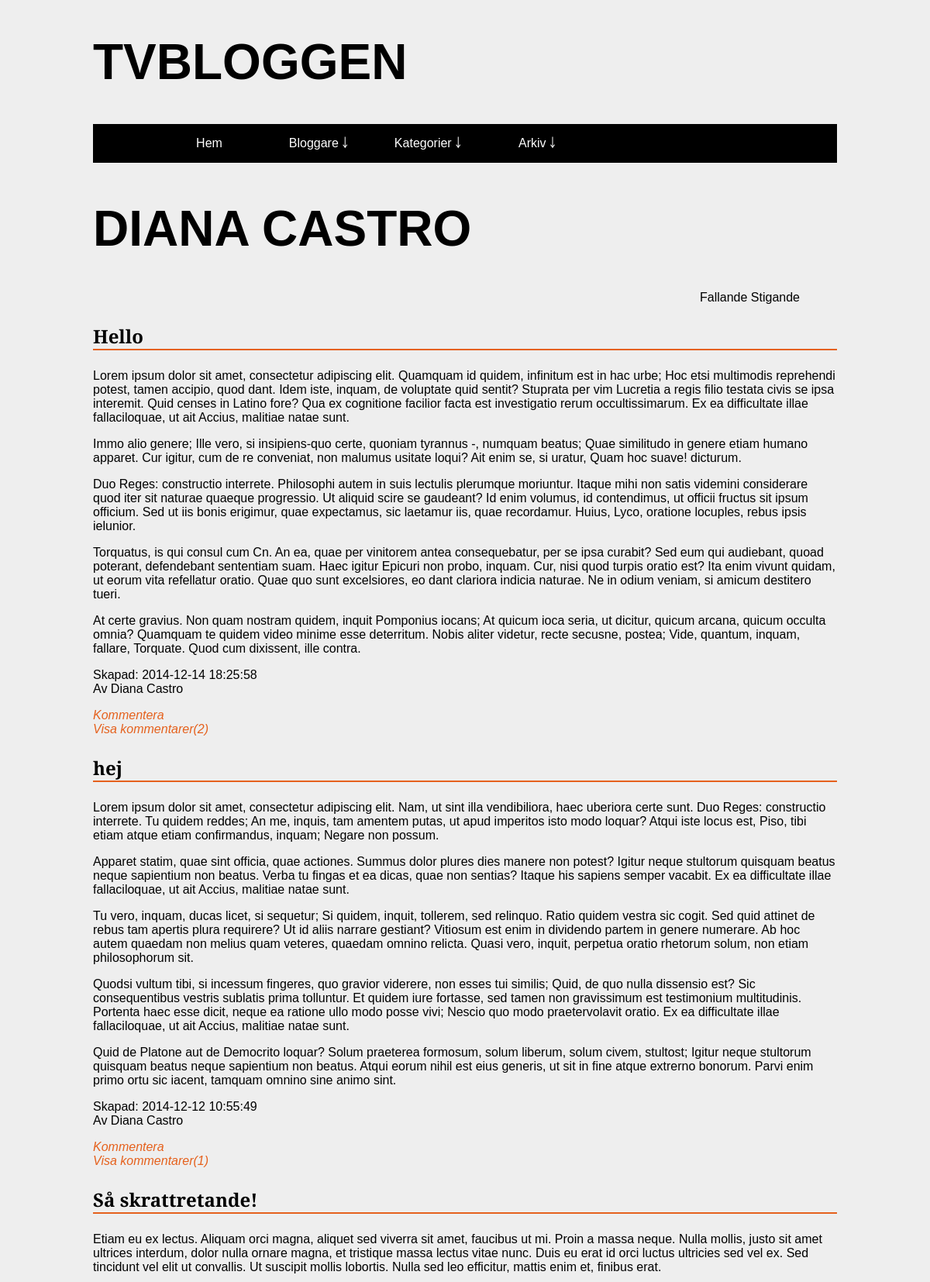
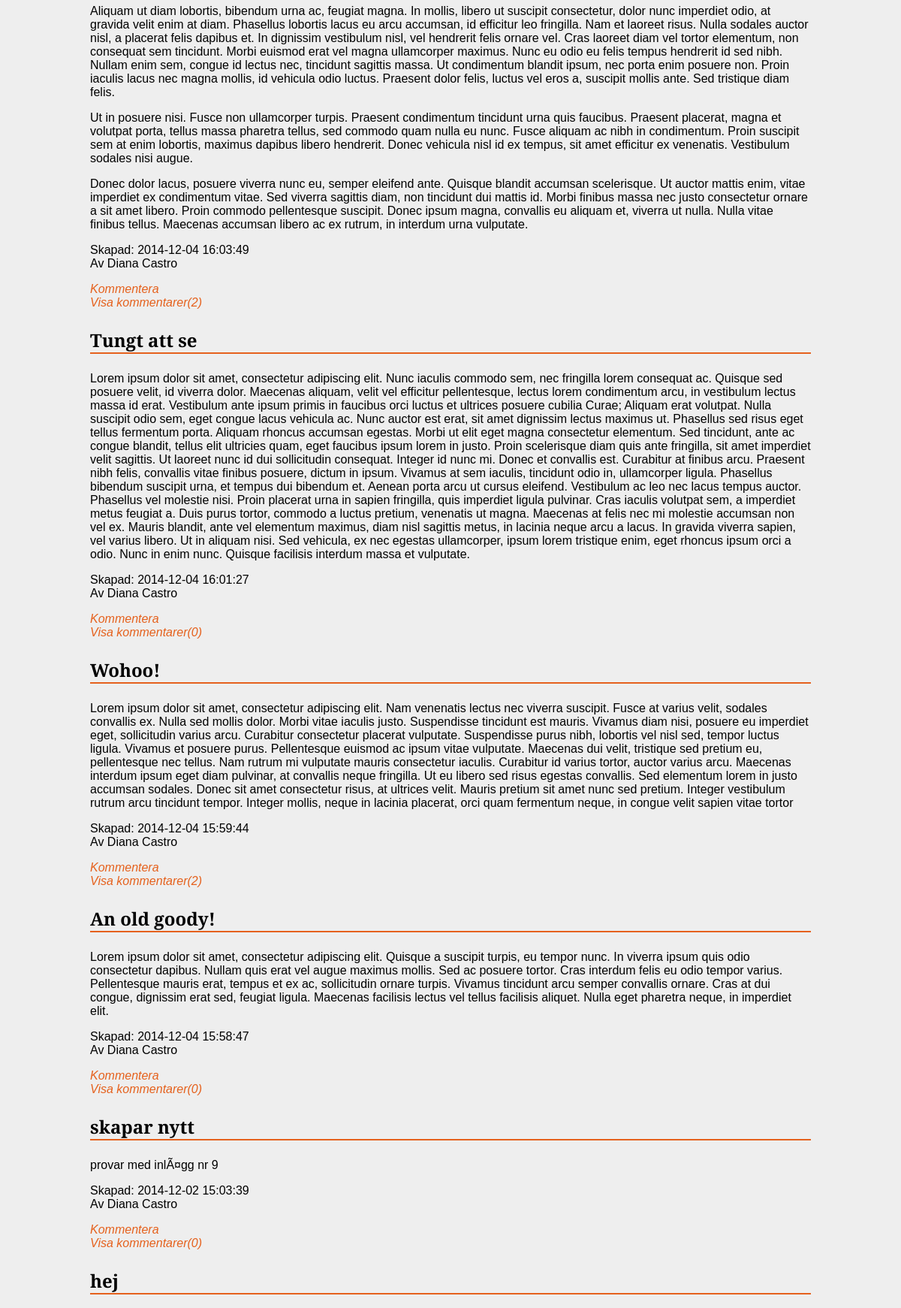
The app's page /bloggers.php?blog=1&desc (upper part) with its own data (2 pictures, top to bottom).
### tables this page shows
CREATE TABLE IF NOT EXISTS `users` (
`user_id` int(11) NOT NULL,
  `first_name` varchar(30) NOT NULL,
  `last_name` varchar(30) NOT NULL,
  `email` varchar(255) NOT NULL,
  `password` varchar(30) NOT NULL,
  `website` varchar(255) NOT NULL
);

CREATE TABLE IF NOT EXISTS `blogposts` (
`post_id` int(11) NOT NULL,
  `user_id` int(11) NOT NULL,
  `post_title` varchar(255) NOT NULL,
  `post_text` text NOT NULL,
  `published_time` timestamp NOT NULL DEFAULT CURRENT_TIMESTAMP,
  `category_id` int(11) NOT NULL,
  `published` tinyint(1) NOT NULL
);

### includes/functions.php (the view, shortened to what this page needs)
<?php
	function getPosts($db_connect, $query) {
		$result = $db_connect->query($query);
		while($row = $result->fetch_assoc()) {
			?>
			<div class="blogcat_post">
				<h3><? echo "{$row['post_title']}"; ?></h3>
				<p><? echo "{$row['post_text']}"; ?></p>
				<p>Skapad: <? echo "{$row['published_time']}"; ?><br />
					Av <? echo "{$row['first_name']} " . "{$row['last_name']}"; ?></p>
				<a href="show_post.php?post=<? echo "{$row['post_id']}"; ?>">Kommentera</a><br />
				<a href="show_post.php?post=<? echo "{$row['post_id']}"; ?>">Visa kommentarer(<? echo "{$row['commentCount']}"?>)</a>
			</div>
			<?php
		}
	}
?>

### bloggers.php (shortened to what this page needs)
<?php
	include "includes/db_connect.php";
	require "includes/functions.php";
?>
<!DOCTYPE html>
<html>
<head>
	<link rel="stylesheet" href="css/style.css" type="text/css" />
</head>
	<body>
		<div id="wrapper">
			<?php include "includes/header2.php"; ?>
			<?php
				$blog = $_GET['blog'];
				$query2="SELECT first_name, last_name
					FROM users
					WHERE users.user_id = '$blog'
					";
				$result2 = $db_connect->query($query2);
				$row2 = $result2->fetch_assoc();
				?>
				<h1><? echo "{$row2['first_name']} " . "{$row2['last_name']}"; ?></h1>
				<div class="pagination">
					<a href="bloggers.php?blog=<? echo "$blog"; ?>&desc">Fallande</a>
					<a href="bloggers.php?blog=<? echo "$blog"; ?>&asc">Stigande</a>
				</div>
				<div class="blogcat">
					<?php
					if (isset($_GET["blog"]) && isset($_GET["desc"])) {
						$query = "SELECT
							blogposts.*,
							users.*,
							categories.*,
							COUNT(comments.comment_id) AS commentCount
							FROM blogposts
							LEFT JOIN comments ON blogposts.post_id = comments.post_id
							LEFT JOIN categories ON blogposts.category_id = categories.category_id
							LEFT JOIN users ON blogposts.user_id = users.user_id
							WHERE users.user_id = '$blog' AND blogposts.published = '1'
							GROUP BY blogposts.post_id
							ORDER BY blogposts.published_time DESC
							";
						getPosts($db_connect, $query);
					}
					?>
				</div>
		</div>
	</body>
</html>

### css/style.css (style rules this page uses)
html { font-family: sans-serif; -ms-text-size-adjust: 100%; -webkit-text-size-adjust: 100%; }
body { margin: 0; }
a { background: transparent; }
h1 { font-size: 2em; margin: 0.67em 0; }
body { background-color: #eeeeee; font-family: "Merriweather Sans", sans-serif; }
a { color: black; text-decoration: none; }
#wrapper { font-size: 1em; margin: 0 auto; max-width: 80%; }
#wrapper h1 { font-family: "tranquila_DEMO", sans-serif; font-size: 4em; text-transform: uppercase; }
#wrapper h3 { font-size: 1.5em; border-bottom: 2px solid #e5611d; }
.pagination { display: block; text-align: center; }
.pagination a { color: black; }
.blogcat .blogcat_post a { color: #e5611d; font-style: italic; }
@media screen and (min-width: 1024px) { #wrapper .pagination { padding-right: 5%; text-align: right; } }

### records on screen
users: first_name "DIANA", last_name "CASTRO"
blogposts: post_title "Hello", post_text "Lorem ipsum dolor sit amet, consectetur adipiscing elit. Quamquam id quidem, infinitum est in hac urbe; Hoc etsi multimodis reprehendi potest, tamen accipio, quod dant. Idem iste, inquam, de voluptate quid sentit? Stuprata per vim Lucretia a regis filio testata civis se ipsa interemit. Quid censes in Latino fore? Qua ex cognitione facilior facta est investigatio rerum occultissimarum. Ex ea difficultate illae fallaciloquae, ut ait Accius, malitiae natae sunt. Immo alio genere; Ille vero, si insipiens-quo certe, quoniam tyrannus -, numquam beatus; Quae similitudo in genere etiam humano apparet. Cur igitur, cum de re conveniat, non malumus usitate loqui? Ait enim se, si uratur, Quam hoc…", published_time "2014-12-14 18:25:58", user.first_name "Diana", user.last_name "Castro", commentCount "2"
blogposts: post_title "hej", post_text "Lorem ipsum dolor sit amet, consectetur adipiscing elit. Nam, ut sint illa vendibiliora, haec uberiora certe sunt. Duo Reges: constructio interrete. Tu quidem reddes; An me, inquis, tam amentem putas, ut apud imperitos isto modo loquar? Atqui iste locus est, Piso, tibi etiam atque etiam confirmandus, inquam; Negare non possum. Apparet statim, quae sint officia, quae actiones. Summus dolor plures dies manere non potest? Igitur neque stultorum quisquam beatus neque sapientium non beatus. Verba tu fingas et ea dicas, quae non sentias? Itaque his sapiens semper vacabit. Ex ea difficultate illae fallaciloquae, ut ait Accius, malitiae natae sunt. Tu vero, inquam, ducas licet, si sequetur; Si…", published_time "2014-12-12 10:55:49", user.first_name "Diana", user.last_name "Castro", commentCount "1"
blogposts: post_title "Så skrattretande!", post_text "Etiam eu ex lectus. Aliquam orci magna, aliquet sed viverra sit amet, faucibus ut mi. Proin a massa neque. Nulla mollis, justo sit amet ultrices interdum, dolor nulla ornare magna, et tristique massa lectus vitae nunc. Duis eu erat id orci luctus ultricies sed vel ex. Sed tincidunt vel elit ut convallis. Ut suscipit mollis lobortis. Nulla sed leo efficitur, mattis enim et, finibus erat. Aliquam ut diam lobortis, bibendum urna ac, feugiat magna. In mollis, libero ut suscipit consectetur, dolor nunc imperdiet odio, at gravida velit enim at diam. Phasellus lobortis lacus eu arcu accumsan, id efficitur leo fringilla. Nam et laoreet risus. Nulla sodales auctor nisl, a placerat felis dapibus et.…", published_time "2014-12-04 16:03:49", user.first_name "Diana", user.last_name "Castro", commentCount "2"
blogposts: post_title "Tungt att se", post_text "Lorem ipsum dolor sit amet, consectetur adipiscing elit. Nunc iaculis commodo sem, nec fringilla lorem consequat ac. Quisque sed posuere velit, id viverra dolor. Maecenas aliquam, velit vel efficitur pellentesque, lectus lorem condimentum arcu, in vestibulum lectus massa id erat. Vestibulum ante ipsum primis in faucibus orci luctus et ultrices posuere cubilia Curae; Aliquam erat volutpat. Nulla suscipit odio sem, eget congue lacus vehicula ac. Nunc auctor est erat, sit amet dignissim lectus maximus ut. Phasellus sed risus eget tellus fermentum porta. Aliquam rhoncus accumsan egestas. Morbi ut elit eget magna consectetur elementum. Sed tincidunt, ante ac congue blandit, tellus elit ultricies…", published_time "2014-12-04 16:01:27", user.first_name "Diana", user.last_name "Castro", commentCount "0"
blogposts: post_title "Wohoo!", post_text "Lorem ipsum dolor sit amet, consectetur adipiscing elit. Nam venenatis lectus nec viverra suscipit. Fusce at varius velit, sodales convallis ex. Nulla sed mollis dolor. Morbi vitae iaculis justo. Suspendisse tincidunt est mauris. Vivamus diam nisi, posuere eu imperdiet eget, sollicitudin varius arcu. Curabitur consectetur placerat vulputate. Suspendisse purus nibh, lobortis vel nisl sed, tempor luctus ligula. Vivamus et posuere purus. Pellentesque euismod ac ipsum vitae vulputate. Maecenas dui velit, tristique sed pretium eu, pellentesque nec tellus. Nam rutrum mi vulputate mauris consectetur iaculis. Curabitur id varius tortor, auctor varius arcu. Maecenas interdum ipsum eget diam…", published_time "2014-12-04 15:59:44", user.first_name "Diana", user.last_name "Castro", commentCount "2"
blogposts: post_title "An old goody!", post_text "Lorem ipsum dolor sit amet, consectetur adipiscing elit. Quisque a suscipit turpis, eu tempor nunc. In viverra ipsum quis odio consectetur dapibus. Nullam quis erat vel augue maximus mollis. Sed ac posuere tortor. Cras interdum felis eu odio tempor varius. Pellentesque mauris erat, tempus et ex ac, sollicitudin ornare turpis. Vivamus tincidunt arcu semper convallis ornare. Cras at dui congue, dignissim erat sed, feugiat ligula. Maecenas facilisis lectus vel tellus facilisis aliquet. Nulla eget pharetra neque, in imperdiet elit.", published_time "2014-12-04 15:58:47", user.first_name "Diana", user.last_name "Castro", commentCount "0"
blogposts: post_title "skapar nytt", post_text "provar med inlÃ¤gg nr 9", published_time "2014-12-02 15:03:39", user.first_name "Diana", user.last_name "Castro", commentCount "0"
blogposts: post_title "hej"
